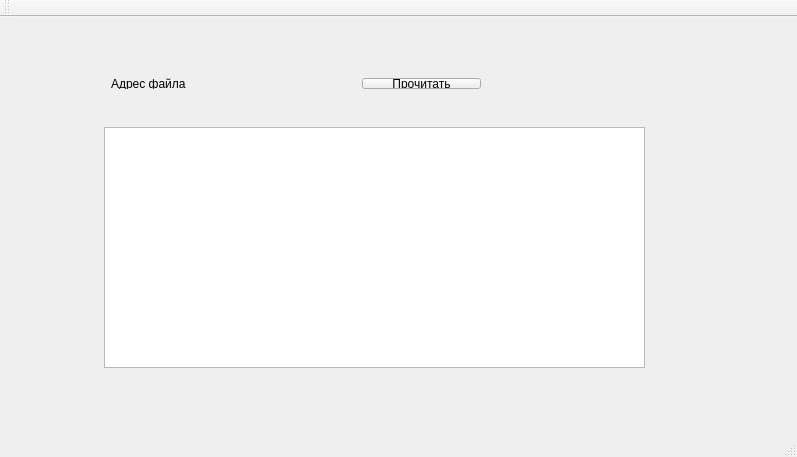
<?xml version="1.0" encoding="UTF-8"?>
<ui version="4.0">
 <class>MainWindow</class>
 <widget class="QMainWindow" name="MainWindow">
  <property name="geometry">
   <rect>
    <x>0</x>
    <y>0</y>
    <width>797</width>
    <height>457</height>
   </rect>
  </property>
  <property name="windowTitle">
   <string>MainWindow</string>
  </property>
  <widget class="QWidget" name="centralWidget">
   <widget class="QWidget" name="layoutWidget">
    <property name="geometry">
     <rect>
      <x>100</x>
      <y>50</y>
      <width>392</width>
      <height>33</height>
     </rect>
    </property>
    <layout class="QHBoxLayout" name="horizontalLayout">
     <item>
      <widget class="QLabel" name="label">
       <property name="text">
        <string>Адрес файла</string>
       </property>
      </widget>
     </item>
     <item>
      <widget class="QLabel" name="file_path">
       <property name="text">
        <string/>
       </property>
      </widget>
     </item>
     <item>
      <widget class="QPushButton" name="pushButton">
       <property name="text">
        <string>Прочитать</string>
       </property>
      </widget>
     </item>
    </layout>
   </widget>
   <widget class="QTextBrowser" name="out_file">
    <property name="geometry">
     <rect>
      <x>104</x>
      <y>110</y>
      <width>541</width>
      <height>241</height>
     </rect>
    </property>
    <property name="readOnly">
     <bool>false</bool>
    </property>
   </widget>
  </widget>
  <widget class="QMenuBar" name="menuBar">
   <property name="geometry">
    <rect>
     <x>0</x>
     <y>0</y>
     <width>797</width>
     <height>21</height>
    </rect>
   </property>
  </widget>
  <widget class="QToolBar" name="mainToolBar">
   <attribute name="toolBarArea">
    <enum>TopToolBarArea</enum>
   </attribute>
   <attribute name="toolBarBreak">
    <bool>false</bool>
   </attribute>
  </widget>
  <widget class="QStatusBar" name="statusBar"/>
 </widget>
 <layoutdefault spacing="6" margin="11"/>
 <resources/>
 <connections/>
</ui>
